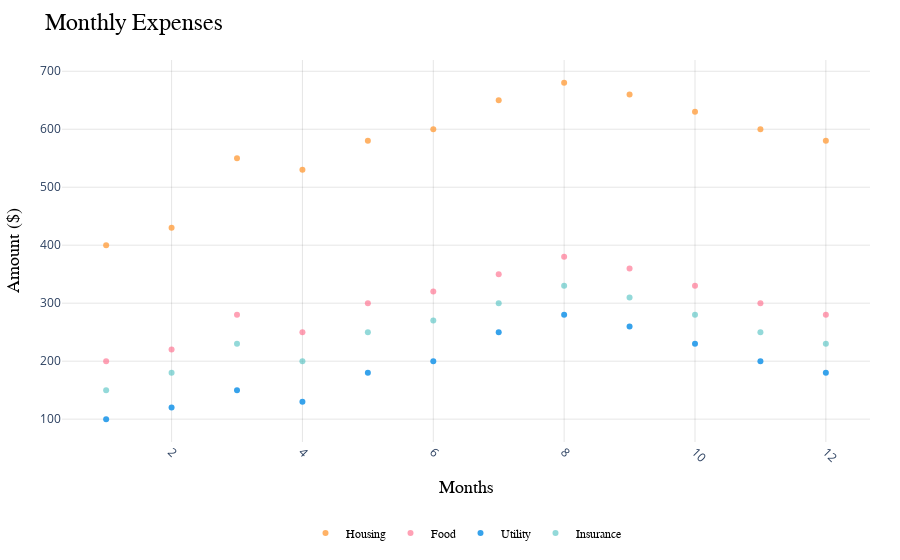

The notebook cell saved with this chart:
### Code cell
plot_from_ai_output_v2(info)

### Figure 1 — Plotly figure (JSON) as saved in the notebook; plotly's stock layout.template omitted (floating-point values rounded to 4 significant figures)
{"data": [{"hoverinfo": "text", "marker": {"color": "rgba(255, 159, 64, 0.8)"}, "mode": "markers", "name": "Housing", "type": "scatter", "x": [1, 2, 3, 4, 5, 6, 7, 8, 9, 10, 11, 12], "y": [400, 430, 550, 530, 580, 600, 650, 680, 660, 630, 600, 580]}, {"hoverinfo": "text", "marker": {"color": "rgba(255, 99, 132, 0.6)"}, "mode": "markers", "name": "Food", "type": "scatter", "x": [1, 2, 3, 4, 5, 6, 7, 8, 9, 10, 11, 12], "y": [200, 220, 280, 250, 300, 320, 350, 380, 360, 330, 300, 280]}, {"hoverinfo": "text", "marker": {"color": "rgba(54, 162, 235, 1)"}, "mode": "markers", "name": "Utility", "type": "scatter", "x": [1, 2, 3, 4, 5, 6, 7, 8, 9, 10, 11, 12], "y": [100, 120, 150, 130, 180, 200, 250, 280, 260, 230, 200, 180]}, {"hoverinfo": "text", "marker": {"color": "rgba(75, 192, 192, 0.6)"}, "mode": "markers", "name": "Insurance", "type": "scatter", "x": [1, 2, 3, 4, 5, 6, 7, 8, 9, 10, 11, 12], "y": [150, 180, 230, 200, 250, 270, 300, 330, 310, 280, 250, 230]}], "layout": {"legend": {"font": {"color": "#000000", "family": "Arial, sans-serif", "size": 12}, "orientation": "h", "x": 0.5, "xanchor": "center", "y": -0.2}, "margin": {"b": 60, "l": 60, "r": 30, "t": 60}, "paper_bgcolor": "#ffffff", "plot_bgcolor": "#ffffff", "title": {"font": {"color": "#000000", "family": "Arial, sans-serif", "size": 24}, "text": "Monthly Expenses"}, "xaxis": {"gridcolor": "rgba(0, 0, 0, 0.1)", "showgrid": true, "tickangle": 45, "title": {"font": {"color": "#000000", "family": "Arial, sans-serif", "size": 18}, "text": "Months"}, "zeroline": true, "zerolinecolor": "rgba(0, 0, 0, 0.1)"}, "yaxis": {"gridcolor": "rgba(0, 0, 0, 0.1)", "showgrid": true, "title": {"font": {"color": "#000000", "family": "Arial, sans-serif", "size": 18}, "text": "Amount ($)"}, "zeroline": true, "zerolinecolor": "rgba(0, 0, 0, 0.1)"}}}
